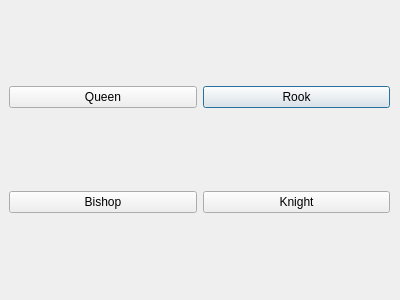
<?xml version="1.0" encoding="UTF-8"?>
<ui version="4.0">
 <class>PromotionDialog</class>
 <widget class="QDialog" name="PromotionDialog">
  <property name="geometry">
   <rect>
    <x>0</x>
    <y>0</y>
    <width>400</width>
    <height>300</height>
   </rect>
  </property>
  <property name="windowTitle">
   <string>Dialog</string>
  </property>
  <property name="sizeGripEnabled">
   <bool>false</bool>
  </property>
  <widget class="QWidget" name="gridLayoutWidget">
   <property name="geometry">
    <rect>
     <x>9</x>
     <y>9</y>
     <width>381</width>
     <height>281</height>
    </rect>
   </property>
   <layout class="QGridLayout" name="gridLayout">
    <item row="0" column="1">
     <widget class="QPushButton" name="rookButton">
      <property name="text">
       <string>Rook</string>
      </property>
     </widget>
    </item>
    <item row="0" column="0">
     <widget class="QPushButton" name="queenButton">
      <property name="text">
       <string>Queen</string>
      </property>
     </widget>
    </item>
    <item row="1" column="0">
     <widget class="QPushButton" name="bishopButton">
      <property name="text">
       <string>Bishop</string>
      </property>
     </widget>
    </item>
    <item row="1" column="1">
     <widget class="QPushButton" name="knightButton">
      <property name="text">
       <string>Knight</string>
      </property>
     </widget>
    </item>
   </layout>
  </widget>
 </widget>
 <resources/>
 <connections/>
</ui>
